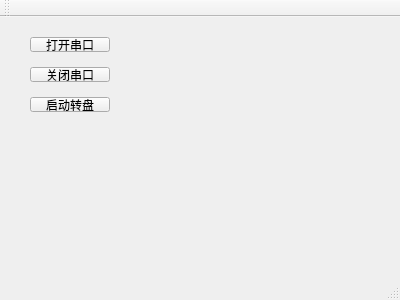
<?xml version="1.0" encoding="UTF-8"?>
<ui version="4.0">
 <class>MainWindow</class>
 <widget class="QMainWindow" name="MainWindow">
  <property name="geometry">
   <rect>
    <x>0</x>
    <y>0</y>
    <width>400</width>
    <height>300</height>
   </rect>
  </property>
  <property name="windowTitle">
   <string>MainWindow</string>
  </property>
  <widget class="QWidget" name="centralWidget">
   <widget class="QPushButton" name="pushButton_start">
    <property name="geometry">
     <rect>
      <x>30</x>
      <y>80</y>
      <width>80</width>
      <height>15</height>
     </rect>
    </property>
    <property name="text">
     <string>启动转盘</string>
    </property>
   </widget>
   <widget class="QPushButton" name="pushButton_openserial">
    <property name="geometry">
     <rect>
      <x>30</x>
      <y>20</y>
      <width>80</width>
      <height>15</height>
     </rect>
    </property>
    <property name="text">
     <string>打开串口</string>
    </property>
   </widget>
   <widget class="QPushButton" name="pushButton_closeserial">
    <property name="geometry">
     <rect>
      <x>30</x>
      <y>50</y>
      <width>80</width>
      <height>15</height>
     </rect>
    </property>
    <property name="text">
     <string>关闭串口</string>
    </property>
   </widget>
  </widget>
  <widget class="QMenuBar" name="menuBar">
   <property name="geometry">
    <rect>
     <x>0</x>
     <y>0</y>
     <width>400</width>
     <height>17</height>
    </rect>
   </property>
  </widget>
  <widget class="QToolBar" name="mainToolBar">
   <attribute name="toolBarArea">
    <enum>TopToolBarArea</enum>
   </attribute>
   <attribute name="toolBarBreak">
    <bool>false</bool>
   </attribute>
  </widget>
  <widget class="QStatusBar" name="statusBar"/>
 </widget>
 <layoutdefault spacing="6" margin="11"/>
 <resources/>
 <connections/>
</ui>
